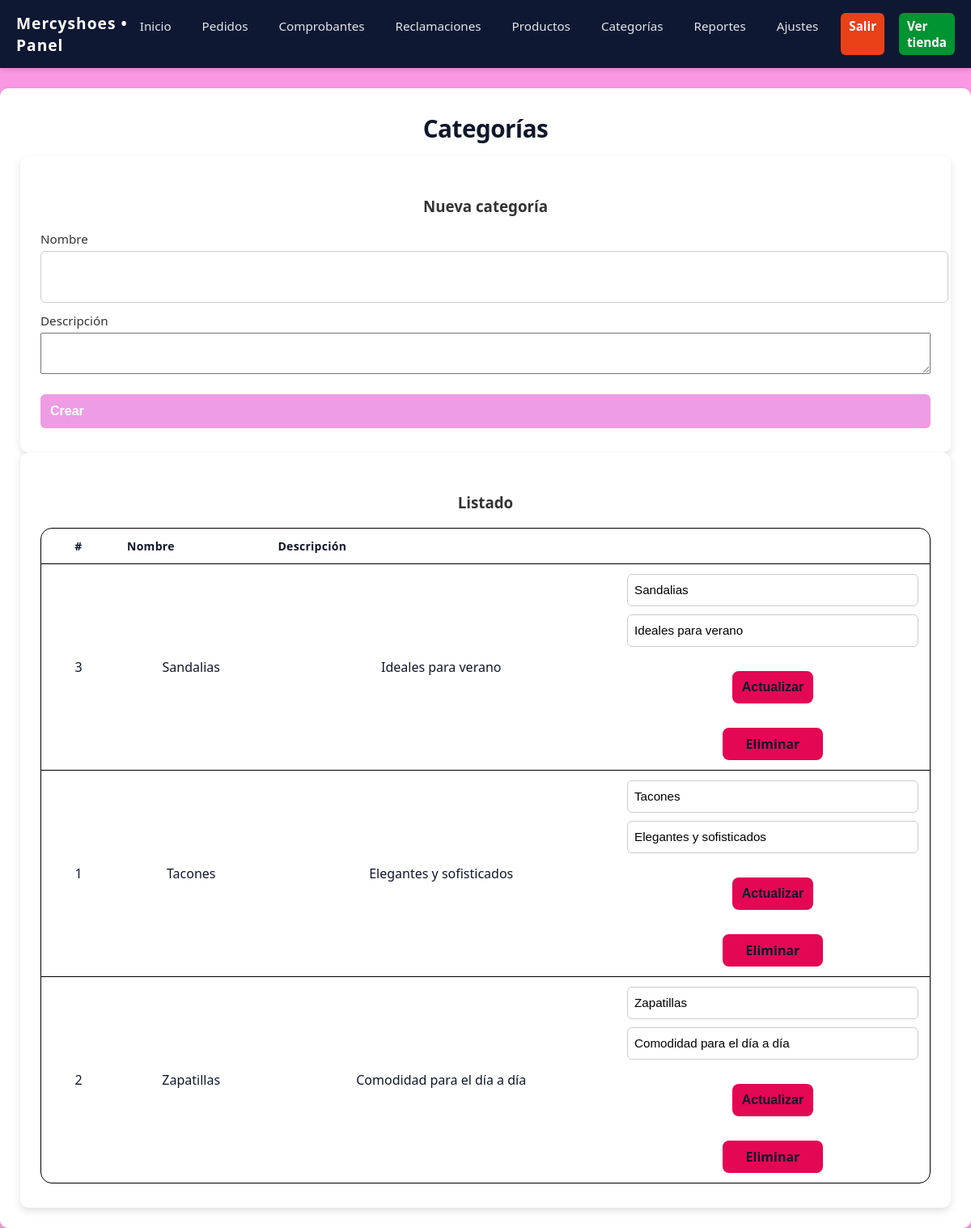
Screenshot of /index.php?r=admin/categories (signed in) with the database file from the repository.
### tables this page shows
CREATE TABLE IF NOT EXISTS categories (
  id INT AUTO_INCREMENT PRIMARY KEY,
  name VARCHAR(120) NOT NULL,
  description TEXT
);

### core/Controller.php (called while the page is built, shortened)
<?php
class Controller {
    protected function render($viewPath, $data = [], $layout = 'main') {
        extract($data);
        $layoutFile = __DIR__ . '/../app/views/partials/layout_' . $layout . '.php';
        include $layoutFile;
    }
}
?>

### app/controllers/AdminController.php (called while the page is built, shortened)
<?php
class AdminController extends Controller
{
    public function categories()
    {
        $cats = (new Category())->all();
        $this->render('admin/categories', compact('cats'), 'admin');
    }
}

### index.php (called while the page is built, shortened)
<?php
spl_autoload_register(function($class) {
    $paths = [
        __DIR__ . '/core/' . $class . '.php',
        __DIR__ . '/app/controllers/' . $class . '.php',
        __DIR__ . '/app/models/' . $class . '.php',
    ];
    foreach ($paths as $p) if (file_exists($p)) { require $p; return; }
});
$route = isset($_GET['r']) ? trim($_GET['r']) : 'home/index';
$parts = array_values(array_filter(explode('/', $route)));
$action = $parts[1] ?? 'index';
$params = array_slice($parts, 2);
$c = new $controller();
call_user_func_array([$c, $action], $params);
?>

### core/Database.php (called while the page is built)
<?php
class Database {
    private static $instance = null;
    public static function getInstance() {
        if (self::$instance === null) {
            $dsn = 'mysql:host=' . DB_HOST . ';dbname=' . DB_NAME . ';charset=utf8mb4';
            try {
                self::$instance = new PDO($dsn, DB_USER, DB_PASS, [
                    PDO::ATTR_ERRMODE => PDO::ERRMODE_EXCEPTION,
                    PDO::ATTR_DEFAULT_FETCH_MODE => PDO::FETCH_ASSOC,
                ]);
            } catch (PDOException $e) {
                die('DB connection failed: ' . $e->getMessage());
            }
        }
        return self::$instance;
    }
}
?>

### app/models/Category.php (called while the page is built, shortened)
<?php
class Category {
    private $db;
    public function __construct(){ $this->db = Database::getInstance(); }
    public function all(){ return $this->db->query('SELECT * FROM categories ORDER BY name')->fetchAll(); }
}
?>

### app/views/admin/categories.php (the view)
<h1>Categorías</h1>
<div class="grid" style="grid-template-columns:1fr 2fr;gap:16px">
  <form class="form" method="post" action="<?php echo BASE_URL; ?>?r=admin/category_store">
    <h3>Nueva categoría</h3>
    <label>Nombre</label><input name="name" required>
    <label>Descripción</label><textarea name="description" rows="3"></textarea>
    <button class="btn" type="submit">Crear</button>
  </form>
  <div class="form">
    <h3>Listado</h3>
    <div class="table-wrap">
    <table class="table">
      <thead><tr><th>#</th><th>Nombre</th><th>Descripción</th><th></th></tr></thead>
      <tbody>
        <?php foreach($cats as $c): ?>
          <tr>
            <td><?php echo $c['id']; ?></td>
            <td><?php echo htmlspecialchars($c['name']); ?></td>
            <td><?php echo htmlspecialchars($c['description']); ?></td>
            <td>
              <form style="display:inline" method="post" action="<?php echo BASE_URL; ?>?r=admin/category_update/<?php echo $c['id']; ?>">
                <input name="name" value="<?php echo htmlspecialchars($c['name']); ?>">
                <input name="description" value="<?php echo htmlspecialchars($c['description']); ?>">
                <button class="btn light" type="submit" >Actualizar</button>
              </form>
              <a class="btn light" href="javascript:void(0)" onclick="confirmDelete('<?php echo BASE_URL; ?>?r=admin/category_delete/<?php echo $c['id']; ?>','¿Eliminar categoría?')">Eliminar</a>
            </td>
          </tr>
        <?php endforeach; ?>
      </tbody>
    </table>
    </div>
  </div>
</div>

### rows the page displays
categories: id "3", name "Sandalias", description "Ideales para verano"
categories: id "1", name "Tacones", description "Elegantes y sofisticados"
categories: id "2", name "Zapatillas", description "Comodidad para el día a día"
